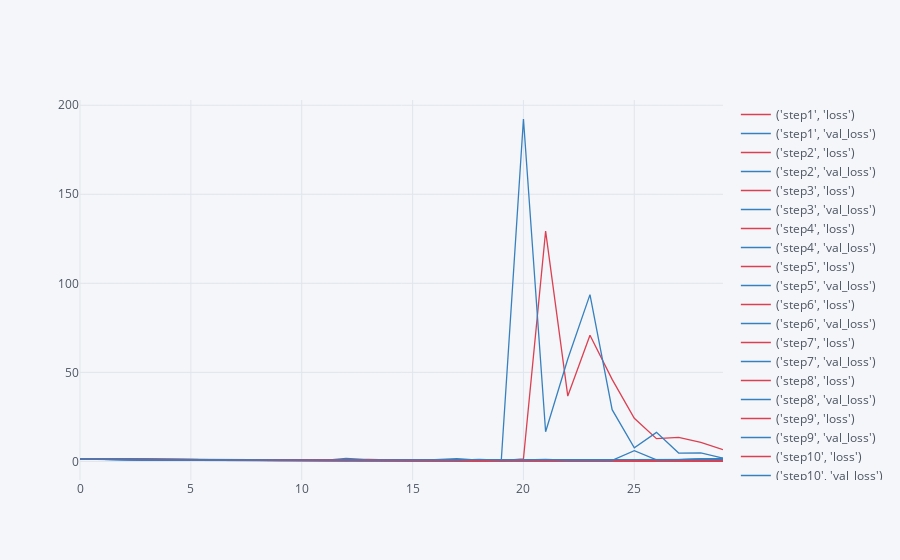
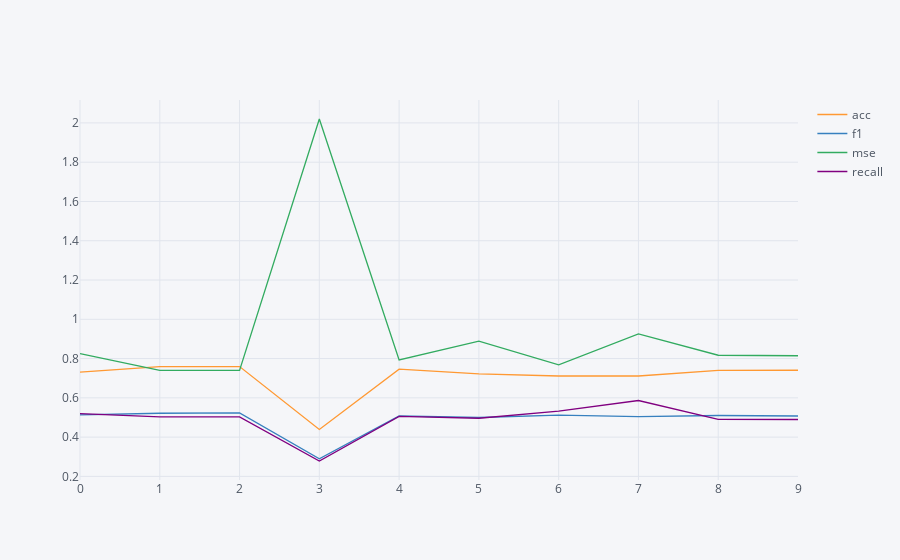

Notebook source saved alongside these figures, in order:
### Code cell
process_results('lstm_val')

### Figure 1 — Plotly figure (JSON) as saved in the notebook; plotly's stock layout.template omitted (floating-point values rounded to 4 significant figures)
{"data": [{"line": {"color": "rgba(219, 64, 82, 1.0)", "dash": "solid", "shape": "linear", "width": 1.3}, "mode": "lines", "name": "('step1', 'loss')", "text": "", "type": "scatter", "uid": "d3c37b94-741e-4448-910b-50e820565bf2", "x": [0, 1, 2, 3, 4, 5, 6, 7, 8, 9, 10, 11, 12, 13, 14, 15, 16, 17, 18, 19, 20, 21, 22, 23, 24, 25, 26, 27, 28, 29], "y": [1.374, 1.284, 1.242, 1.02, 0.901, 0.8049, 0.6909, 0.6089, 0.568, 0.5644, 0.5634, 0.5067, 0.5028, 0.4686, 0.4316, 0.3978, 0.3652, 0.3309, 0.3739, 0.3415, 0.3224, 0.3986, 0.3912, 0.3151, 0.3276, 0.3525, 0.2607, 0.2401, 0.2245, 0.2479]}, {"line": {"color": "rgba(55, 128, 191, 1.0)", "dash": "solid", "shape": "linear", "width": 1.3}, "mode": "lines", "name": "('step1', 'val_loss')", "text": "", "type": "scatter", "uid": "87bdc943-c52d-4a04-9286-5b0dfb1492aa", "x": [0, 1, 2, 3, 4, 5, 6, 7, 8, 9, 10, 11, 12, 13, 14, 15, 16, 17, 18, 19, 20, 21, 22, 23, 24, 25, 26, 27, 28, 29], "y": [1.333, 1.246, 1.155, 0.9758, 0.8689, 0.7445, 0.6847, 0.6567, 0.6522, 0.5746, 0.5982, 0.5941, 0.606, 0.6186, 0.6347, 0.6514, 0.6965, 0.8891, 0.7139, 0.7844, 0.8927, 0.6973, 0.739, 0.947, 0.9559, 0.7965, 1.074, 1.034, 1.125, 1.052]}, {"line": {"color": "rgba(219, 64, 82, 1.0)", "dash": "solid", "shape": "linear", "width": 1.3}, "mode": "lines", "name": "('step2', 'loss')", "text": "", "type": "scatter", "uid": "ccb66083-228f-4e1b-bc79-0f120d139b40", "x": [0, 1, 2, 3, 4, 5, 6, 7, 8, 9, 10, 11, 12, 13, 14, 15, 16, 17, 18, 19, 20, 21, 22, 23, 24, 25, 26, 27, 28, 29], "y": [1.372, 1.238, 0.9868, 0.8326, 0.6987, 0.5994, 0.5596, 0.5425, 0.5189, 0.5011, 0.4811, 0.4603, 0.4492, 0.4733, 0.5728, 0.4632, 0.4696, 0.4336, 0.3676, 0.373, 0.3606, 0.3236, 0.3026, 0.3109, 0.3626, 0.4147, 0.3211, 0.3056, 0.2487, 0.282]}, {"line": {"color": "rgba(55, 128, 191, 1.0)", "dash": "solid", "shape": "linear", "width": 1.3}, "mode": "lines", "name": "('step2', 'val_loss')", "text": "", "type": "scatter", "uid": "2f6a2c93-6999-4001-ad56-5bbfeae2e570", "x": [0, 1, 2, 3, 4, 5, 6, 7, 8, 9, 10, 11, 12, 13, 14, 15, 16, 17, 18, 19, 20, 21, 22, 23, 24, 25, 26, 27, 28, 29], "y": [1.317, 1.189, 1.065, 0.9985, 0.7475, 0.7999, 0.8124, 0.7704, 0.7716, 0.7546, 0.8037, 0.8888, 1.021, 0.8983, 0.7533, 0.6985, 0.6877, 0.6909, 0.7626, 0.7088, 0.7667, 1.044, 1.129, 0.976, 0.7152, 0.8562, 0.8065, 1.064, 0.9514, 1.038]}, {"line": {"color": "rgba(219, 64, 82, 1.0)", "dash": "solid", "shape": "linear", "width": 1.3}, "mode": "lines", "name": "('step3', 'loss')", "text": "", "type": "scatter", "uid": "95dc0627-6d53-4c46-ad45-abc848b8a912", "x": [0, 1, 2, 3, 4, 5, 6, 7, 8, 9, 10, 11, 12, 13, 14, 15, 16, 17, 18, 19, 20, 21, 22, 23, 24, 25, 26, 27, 28, 29], "y": [1.366, 1.185, 0.9802, 0.8695, 0.8059, 0.7281, 0.6831, 0.626, 0.5986, 0.5645, 0.5347, 0.5224, 0.5075, 0.495, 0.4836, 0.469, 0.4525, 0.4442, 0.3936, 0.3727, 0.3604, 0.3559, 0.3983, 0.388, 0.3163, 0.2963, 0.2858, 0.333, 0.375, 0.3932]}, {"line": {"color": "rgba(55, 128, 191, 1.0)", "dash": "solid", "shape": "linear", "width": 1.3}, "mode": "lines", "name": "('step3', 'val_loss')", "text": "", "type": "scatter", "uid": "d9f974f4-6b3f-40a3-803e-1c89b10ce480", "x": [0, 1, 2, 3, 4, 5, 6, 7, 8, 9, 10, 11, 12, 13, 14, 15, 16, 17, 18, 19, 20, 21, 22, 23, 24, 25, 26, 27, 28, 29], "y": [1.261, 1.071, 0.8926, 0.851, 0.7959, 0.844, 0.7234, 0.6306, 0.6155, 0.6107, 0.604, 0.6035, 0.6034, 0.5946, 0.5853, 0.6058, 0.8362, 0.6679, 0.8007, 0.8397, 0.9104, 1.109, 0.7545, 0.9003, 1.071, 0.9986, 0.9833, 0.8722, 1.021, 1.886]}, {"line": {"color": "rgba(219, 64, 82, 1.0)", "dash": "solid", "shape": "linear", "width": 1.3}, "mode": "lines", "name": "('step4', 'loss')", "text": "", "type": "scatter", "uid": "4e78368b-efea-445c-aa2d-225de61cf46a", "x": [0, 1, 2, 3, 4, 5, 6, 7, 8, 9, 10, 11, 12, 13, 14, 15, 16, 17, 18, 19, 20, 21, 22, 23, 24, 25, 26, 27, 28, 29], "y": [1.374, 1.278, 1.103, 0.9505, 0.8952, 0.8497, 0.7705, 0.7034, 0.623, 0.6058, 0.5835, 0.5463, 0.529, 0.4995, 0.4786, 0.462, 0.4601, 0.4083, 0.3869, 0.3616, 1.396, 129.3, 36.7, 70.87, 46.06, 24.2, 12.79, 13.48, 10.73, 6.614]}, {"line": {"color": "rgba(55, 128, 191, 1.0)", "dash": "solid", "shape": "linear", "width": 1.3}, "mode": "lines", "name": "('step4', 'val_loss')", "text": "", "type": "scatter", "uid": "bd41c634-7bcf-418c-81d9-5b293ca56f45", "x": [0, 1, 2, 3, 4, 5, 6, 7, 8, 9, 10, 11, 12, 13, 14, 15, 16, 17, 18, 19, 20, 21, 22, 23, 24, 25, 26, 27, 28, 29], "y": [1.33, 1.161, 0.956, 0.8623, 0.8346, 0.7575, 0.7101, 0.6224, 0.5857, 0.6084, 0.5559, 0.5846, 0.5482, 0.5492, 0.584, 0.6129, 0.571, 0.6061, 0.5987, 0.6402, 192.3, 16.65, 57.46, 93.67, 29.03, 7.676, 16.29, 4.7, 4.733, 1.834]}, {"line": {"color": "rgba(219, 64, 82, 1.0)", "dash": "solid", "shape": "linear", "width": 1.3}, "mode": "lines", "name": "('step5', 'loss')", "text": "", "type": "scatter", "uid": "da75b373-8f22-47e2-b199-af97bf9bff51", "x": [0, 1, 2, 3, 4, 5, 6, 7, 8, 9, 10, 11, 12, 13, 14, 15, 16, 17, 18, 19, 20, 21, 22, 23, 24, 25, 26, 27, 28, 29], "y": [1.369, 1.174, 0.9594, 0.848, 0.8011, 0.7324, 0.6509, 0.5938, 0.5587, 0.5402, 0.5187, 0.5002, 0.4775, 0.4531, 0.4241, 0.3921, 0.3717, 0.3465, 0.3407, 0.4654, 0.4765, 0.3576, 0.3882, 0.3224, 0.3088, 0.278, 0.2626, 0.2559, 0.2912, 0.4144]}, {"line": {"color": "rgba(55, 128, 191, 1.0)", "dash": "solid", "shape": "linear", "width": 1.3}, "mode": "lines", "name": "('step5', 'val_loss')", "text": "", "type": "scatter", "uid": "ad74231e-d52e-4863-a569-639d1b57c49e", "x": [0, 1, 2, 3, 4, 5, 6, 7, 8, 9, 10, 11, 12, 13, 14, 15, 16, 17, 18, 19, 20, 21, 22, 23, 24, 25, 26, 27, 28, 29], "y": [1.281, 1.058, 0.8588, 0.7796, 0.7182, 0.6304, 0.5478, 0.4956, 0.4781, 0.482, 0.4857, 0.4872, 0.493, 0.5073, 0.5511, 0.5941, 0.617, 0.6763, 0.8352, 0.7015, 0.586, 0.6684, 0.6733, 0.7267, 0.701, 0.9415, 0.9934, 0.9892, 0.8802, 0.7437]}, {"line": {"color": "rgba(219, 64, 82, 1.0)", "dash": "solid", "shape": "linear", "width": 1.3}, "mode": "lines", "name": "('step6', 'loss')", "text": "", "type": "scatter", "uid": "b07b733e-186d-40f1-b1bf-98738960f703", "x": [0, 1, 2, 3, 4, 5, 6, 7, 8, 9, 10, 11, 12, 13, 14, 15, 16, 17, 18, 19, 20, 21, 22, 23, 24, 25, 26, 27, 28, 29], "y": [1.371, 1.233, 0.9812, 0.8122, 0.7349, 0.6386, 0.5833, 0.6103, 0.5661, 0.5626, 0.5063, 0.4919, 0.4859, 1.098, 0.7048, 0.6254, 0.5791, 0.5721, 0.569, 0.5639, 0.561, 0.559, 0.5569, 0.5554, 0.5552, 0.5553, 0.5533, 0.5457, 0.533, 0.5189]}, {"line": {"color": "rgba(55, 128, 191, 1.0)", "dash": "solid", "shape": "linear", "width": 1.3}, "mode": "lines", "name": "('step6', 'val_loss')", "text": "", "type": "scatter", "uid": "54a28279-9b4e-4cc5-ba9d-bdb8f67ec4b7", "x": [0, 1, 2, 3, 4, 5, 6, 7, 8, 9, 10, 11, 12, 13, 14, 15, 16, 17, 18, 19, 20, 21, 22, 23, 24, 25, 26, 27, 28, 29], "y": [1.279, 1.072, 0.8507, 0.808, 0.6926, 0.6061, 0.7707, 0.6444, 0.5469, 0.5526, 0.5626, 0.6163, 1.644, 0.9905, 0.7013, 0.6536, 0.617, 0.6093, 0.6032, 0.5962, 0.5918, 0.587, 0.5888, 0.5983, 0.6147, 0.6313, 0.6378, 0.6227, 0.6122, 0.6073]}, {"line": {"color": "rgba(219, 64, 82, 1.0)", "dash": "solid", "shape": "linear", "width": 1.3}, "mode": "lines", "name": "('step7', 'loss')", "text": "", "type": "scatter", "uid": "49b4797a-b4ad-4bf2-8bb4-239fba6b7207", "x": [0, 1, 2, 3, 4, 5, 6, 7, 8, 9, 10, 11, 12, 13, 14, 15, 16, 17, 18, 19, 20, 21, 22, 23, 24, 25, 26, 27, 28, 29], "y": [1.374, 1.274, 1.062, 0.917, 0.8239, 0.7163, 0.6629, 0.6191, 0.559, 0.5435, 0.5336, 0.5033, 0.4729, 0.4444, 0.412, 0.3798, 0.3619, 0.4063, 0.3465, 0.3431, 0.299, 0.3744, 0.5463, 0.4177, 0.3242, 0.2896, 0.2608, 0.246, 0.2312, 0.2229]}, {"line": {"color": "rgba(55, 128, 191, 1.0)", "dash": "solid", "shape": "linear", "width": 1.3}, "mode": "lines", "name": "('step7', 'val_loss')", "text": "", "type": "scatter", "uid": "2aefe614-ccdb-4829-a941-b8d7c86e0ba7", "x": [0, 1, 2, 3, 4, 5, 6, 7, 8, 9, 10, 11, 12, 13, 14, 15, 16, 17, 18, 19, 20, 21, 22, 23, 24, 25, 26, 27, 28, 29], "y": [1.327, 1.158, 0.9592, 0.8783, 0.7701, 0.7121, 0.6285, 0.586, 0.5829, 0.5774, 0.5691, 0.5831, 0.6133, 0.588, 0.6634, 0.7592, 0.7819, 0.6476, 0.722, 0.7669, 0.7075, 0.8076, 0.647, 0.7967, 0.7543, 0.915, 0.9304, 0.9668, 1.465, 1.426]}, {"line": {"color": "rgba(219, 64, 82, 1.0)", "dash": "solid", "shape": "linear", "width": 1.3}, "mode": "lines", "name": "('step8', 'loss')", "text": "", "type": "scatter", "uid": "70b58378-07b0-4b0f-946f-d3a865b9daae", "x": [0, 1, 2, 3, 4, 5, 6, 7, 8, 9, 10, 11, 12, 13, 14, 15, 16, 17, 18, 19, 20, 21, 22, 23, 24, 25, 26, 27, 28, 29], "y": [1.375, 1.345, 1.273, 1.075, 0.9486, 0.8337, 0.7401, 0.6649, 0.6018, 0.5627, 0.528, 0.5025, 0.4836, 0.4562, 0.4288, 0.4028, 0.372, 0.3491, 0.3431, 0.3254, 0.325, 0.3154, 0.3711, 0.5383, 0.4114, 0.2989, 0.3309, 0.2527, 0.2273, 0.2469]}, {"line": {"color": "rgba(55, 128, 191, 1.0)", "dash": "solid", "shape": "linear", "width": 1.3}, "mode": "lines", "name": "('step8', 'val_loss')", "text": "", "type": "scatter", "uid": "c79f3a8c-0fc3-44eb-8a3c-ccd9ae70da1d", "x": [0, 1, 2, 3, 4, 5, 6, 7, 8, 9, 10, 11, 12, 13, 14, 15, 16, 17, 18, 19, 20, 21, 22, 23, 24, 25, 26, 27, 28, 29], "y": [1.343, 1.306, 1.154, 1.012, 0.8994, 0.8004, 0.6948, 0.6403, 0.6146, 0.6029, 0.6077, 0.6266, 0.6444, 0.6589, 0.6618, 0.72, 0.7959, 0.8099, 0.7203, 0.8323, 0.9277, 0.9491, 0.8845, 0.6877, 0.7135, 0.8372, 0.7988, 0.9662, 0.9211, 1.063]}, {"line": {"color": "rgba(219, 64, 82, 1.0)", "dash": "solid", "shape": "linear", "width": 1.3}, "mode": "lines", "name": "('step9', 'loss')", "text": "", "type": "scatter", "uid": "7db5f6de-0e26-4b85-a1a0-cc0806cfd0b5", "x": [0, 1, 2, 3, 4, 5, 6, 7, 8, 9, 10, 11, 12, 13, 14, 15, 16, 17, 18, 19, 20, 21, 22, 23, 24, 25, 26, 27, 28, 29], "y": [1.374, 1.179, 0.8852, 0.7349, 0.6605, 0.6211, 0.5858, 0.5457, 0.5154, 0.5003, 0.4906, 0.4869, 0.4615, 0.4279, 0.4027, 0.3765, 0.35, 0.3616, 0.5234, 0.4934, 0.4021, 0.3832, 0.3724, 0.3576, 0.3291, 0.2974, 0.277, 0.2459, 0.2384, 0.2463]}, {"line": {"color": "rgba(55, 128, 191, 1.0)", "dash": "solid", "shape": "linear", "width": 1.3}, "mode": "lines", "name": "('step9', 'val_loss')", "text": "", "type": "scatter", "uid": "24ef56b0-a40e-4b9d-8f1b-32af7261e3ce", "x": [0, 1, 2, 3, 4, 5, 6, 7, 8, 9, 10, 11, 12, 13, 14, 15, 16, 17, 18, 19, 20, 21, 22, 23, 24, 25, 26, 27, 28, 29], "y": [1.309, 1.026, 0.7861, 0.7177, 0.7066, 0.6147, 0.6036, 0.6229, 0.6072, 0.6072, 0.5758, 0.5791, 0.6024, 0.6522, 0.6968, 0.7502, 0.9779, 1.569, 0.6788, 0.5774, 0.6202, 0.6624, 0.6519, 0.6784, 0.7252, 0.8257, 0.8897, 1.098, 1.175, 1.05]}, {"line": {"color": "rgba(219, 64, 82, 1.0)", "dash": "solid", "shape": "linear", "width": 1.3}, "mode": "lines", "name": "('step10', 'loss')", "text": "", "type": "scatter", "uid": "327f8a38-bc5b-42fc-821d-3711603febd2", "x": [0, 1, 2, 3, 4, 5, 6, 7, 8, 9, 10, 11, 12, 13, 14, 15, 16, 17, 18, 19, 20, 21, 22, 23, 24, 25, 26, 27, 28, 29], "y": [1.376, 1.32, 1.155, 0.977, 0.9031, 0.8615, 0.7547, 0.6764, 0.6817, 0.5839, 0.5499, 0.5415, 0.5192, 0.4907, 0.4608, 0.4361, 0.4076, 0.3853, 0.3535, 0.4682, 0.3904, 0.3637, 0.3969, 0.4614, 0.3598, 0.3453, 0.3665, 0.3411, 0.297, 0.2687]}, {"line": {"color": "rgba(55, 128, 191, 1.0)", "dash": "solid", "shape": "linear", "width": 1.3}, "mode": "lines", "name": "('step10', 'val_loss')", "text": "", "type": "scatter", "uid": "7e0d15ab-3e52-4ffa-b9e6-eeda5ed179c0", "x": [0, 1, 2, 3, 4, 5, 6, 7, 8, 9, 10, 11, 12, 13, 14, 15, 16, 17, 18, 19, 20, 21, 22, 23, 24, 25, 26, 27, 28, 29], "y": [1.345, 1.265, 1.024, 0.9022, 0.8197, 0.7903, 0.6973, 0.7938, 0.6115, 0.6052, 0.6001, 0.557, 0.5591, 0.5751, 0.5982, 0.6022, 0.6608, 0.7004, 1.132, 0.6687, 0.7039, 0.9623, 0.6398, 0.7071, 0.6234, 6.009, 0.8692, 0.9665, 1.373, 1.189]}], "layout": {"legend": {"bgcolor": "#F5F6F9", "font": {"color": "#4D5663"}}, "paper_bgcolor": "#F5F6F9", "plot_bgcolor": "#F5F6F9", "title": {"font": {"color": "#4D5663"}}, "xaxis": {"gridcolor": "#E1E5ED", "showgrid": true, "tickfont": {"color": "#4D5663"}, "title": {"font": {"color": "#4D5663"}, "text": ""}, "zerolinecolor": "#E1E5ED"}, "yaxis": {"gridcolor": "#E1E5ED", "showgrid": true, "tickfont": {"color": "#4D5663"}, "title": {"font": {"color": "#4D5663"}, "text": ""}, "zerolinecolor": "#E1E5ED"}}}

### Figure 2 — Plotly figure (JSON) as saved in the notebook; plotly's stock layout.template omitted (floating-point values rounded to 4 significant figures)
{"data": [{"line": {"color": "rgba(255, 153, 51, 1.0)", "dash": "solid", "shape": "linear", "width": 1.3}, "mode": "lines", "name": "acc", "text": "", "type": "scatter", "uid": "bffb76b4-ce25-48c5-bb25-7caa3a46d66c", "x": [0, 1, 2, 3, 4, 5, 6, 7, 8, 9], "y": [0.7312, 0.7591, 0.7591, 0.4391, 0.7458, 0.7219, 0.7112, 0.7112, 0.7399, 0.7405]}, {"line": {"color": "rgba(55, 128, 191, 1.0)", "dash": "solid", "shape": "linear", "width": 1.3}, "mode": "lines", "name": "f1", "text": "", "type": "scatter", "uid": "8a406349-79d6-4132-ae55-ab38d7d388d9", "x": [0, 1, 2, 3, 4, 5, 6, 7, 8, 9], "y": [0.5132, 0.5216, 0.5231, 0.2892, 0.5079, 0.5, 0.5121, 0.5041, 0.51, 0.5075]}, {"line": {"color": "rgba(50, 171, 96, 1.0)", "dash": "solid", "shape": "linear", "width": 1.3}, "mode": "lines", "name": "mse", "text": "", "type": "scatter", "uid": "81999256-a01a-491a-bc9f-be91fa04cffb", "x": [0, 1, 2, 3, 4, 5, 6, 7, 8, 9], "y": [0.8257, 0.7399, 0.7399, 2.02, 0.7931, 0.8889, 0.7678, 0.9255, 0.817, 0.8144]}, {"line": {"color": "rgba(128, 0, 128, 1.0)", "dash": "solid", "shape": "linear", "width": 1.3}, "mode": "lines", "name": "recall", "text": "", "type": "scatter", "uid": "0187c191-7759-4de7-bf3f-350b5655081c", "x": [0, 1, 2, 3, 4, 5, 6, 7, 8, 9], "y": [0.5192, 0.503, 0.5028, 0.2784, 0.5053, 0.4962, 0.5322, 0.5865, 0.4903, 0.4897]}], "layout": {"legend": {"bgcolor": "#F5F6F9", "font": {"color": "#4D5663"}}, "paper_bgcolor": "#F5F6F9", "plot_bgcolor": "#F5F6F9", "title": {"font": {"color": "#4D5663"}}, "xaxis": {"gridcolor": "#E1E5ED", "showgrid": true, "tickfont": {"color": "#4D5663"}, "title": {"font": {"color": "#4D5663"}, "text": ""}, "zerolinecolor": "#E1E5ED"}, "yaxis": {"gridcolor": "#E1E5ED", "showgrid": true, "tickfont": {"color": "#4D5663"}, "title": {"font": {"color": "#4D5663"}, "text": ""}, "zerolinecolor": "#E1E5ED"}}}
